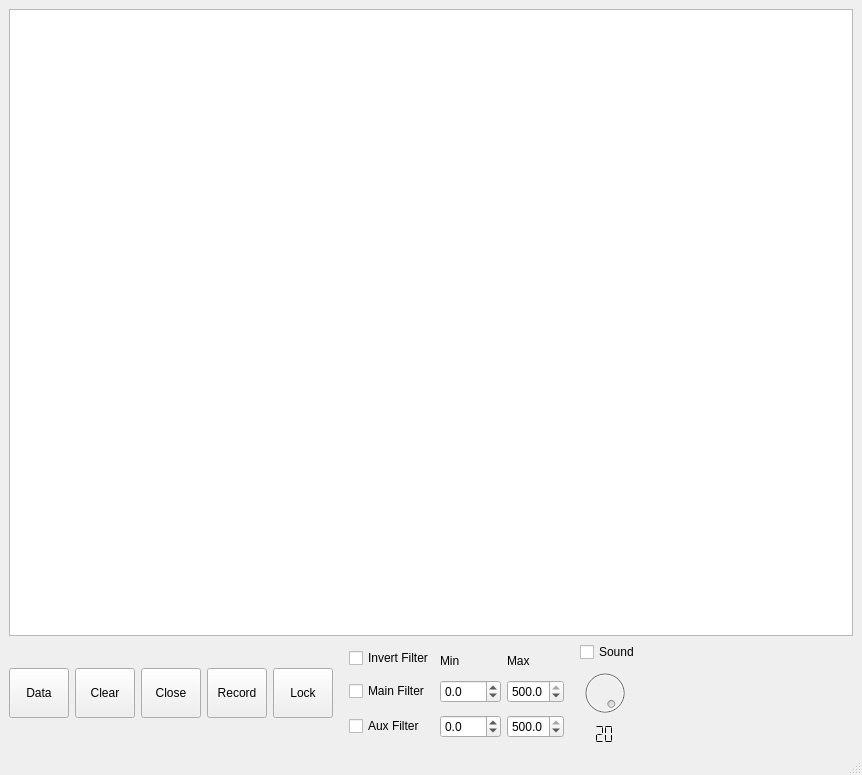
<?xml version="1.0" encoding="UTF-8"?>
<ui version="4.0">
 <class>DataStorage</class>
 <widget class="QMainWindow" name="DataStorage">
  <property name="geometry">
   <rect>
    <x>0</x>
    <y>0</y>
    <width>862</width>
    <height>775</height>
   </rect>
  </property>
  <property name="windowTitle">
   <string>MainWindow</string>
  </property>
  <widget class="QWidget" name="centralwidget">
   <layout class="QVBoxLayout" name="verticalLayout_2">
    <item>
     <widget class="QTableWidget" name="tableWidget">
      <property name="supportedDragActions">
       <set>Qt::DropAction::CopyAction</set>
      </property>
     </widget>
    </item>
    <item>
     <layout class="QHBoxLayout" name="horizontalLayout">
      <item>
       <widget class="QPushButton" name="pB_export">
        <property name="minimumSize">
         <size>
          <width>60</width>
          <height>50</height>
         </size>
        </property>
        <property name="maximumSize">
         <size>
          <width>60</width>
          <height>50</height>
         </size>
        </property>
        <property name="toolTip">
         <string>Export Data</string>
        </property>
        <property name="toolTipDuration">
         <number>5000</number>
        </property>
        <property name="text">
         <string>Data</string>
        </property>
        <property name="iconSize">
         <size>
          <width>48</width>
          <height>40</height>
         </size>
        </property>
       </widget>
      </item>
      <item>
       <widget class="QPushButton" name="pB_clear">
        <property name="minimumSize">
         <size>
          <width>60</width>
          <height>50</height>
         </size>
        </property>
        <property name="maximumSize">
         <size>
          <width>60</width>
          <height>50</height>
         </size>
        </property>
        <property name="sizeIncrement">
         <size>
          <width>0</width>
          <height>0</height>
         </size>
        </property>
        <property name="toolTip">
         <string>Clear Data</string>
        </property>
        <property name="toolTipDuration">
         <number>5000</number>
        </property>
        <property name="text">
         <string>Clear</string>
        </property>
        <property name="iconSize">
         <size>
          <width>48</width>
          <height>40</height>
         </size>
        </property>
       </widget>
      </item>
      <item>
       <widget class="QPushButton" name="pB_close">
        <property name="minimumSize">
         <size>
          <width>60</width>
          <height>50</height>
         </size>
        </property>
        <property name="maximumSize">
         <size>
          <width>60</width>
          <height>50</height>
         </size>
        </property>
        <property name="toolTip">
         <string>Close the windows</string>
        </property>
        <property name="toolTipDuration">
         <number>5000</number>
        </property>
        <property name="text">
         <string>Close</string>
        </property>
        <property name="iconSize">
         <size>
          <width>48</width>
          <height>40</height>
         </size>
        </property>
       </widget>
      </item>
      <item>
       <widget class="QPushButton" name="pB_Record">
        <property name="minimumSize">
         <size>
          <width>60</width>
          <height>50</height>
         </size>
        </property>
        <property name="maximumSize">
         <size>
          <width>60</width>
          <height>50</height>
         </size>
        </property>
        <property name="toolTip">
         <string>Record Data</string>
        </property>
        <property name="toolTipDuration">
         <number>5000</number>
        </property>
        <property name="text">
         <string>Record</string>
        </property>
        <property name="iconSize">
         <size>
          <width>48</width>
          <height>40</height>
         </size>
        </property>
       </widget>
      </item>
      <item>
       <widget class="QPushButton" name="pB_lockScroll">
        <property name="minimumSize">
         <size>
          <width>60</width>
          <height>50</height>
         </size>
        </property>
        <property name="maximumSize">
         <size>
          <width>60</width>
          <height>50</height>
         </size>
        </property>
        <property name="toolTip">
         <string>Lock scroll</string>
        </property>
        <property name="toolTipDuration">
         <number>5000</number>
        </property>
        <property name="text">
         <string>Lock</string>
        </property>
        <property name="iconSize">
         <size>
          <width>48</width>
          <height>40</height>
         </size>
        </property>
       </widget>
      </item>
      <item>
       <layout class="QGridLayout" name="gridLayout">
        <property name="leftMargin">
         <number>10</number>
        </property>
        <property name="rightMargin">
         <number>10</number>
        </property>
        <item row="1" column="0">
         <widget class="QCheckBox" name="cB_Filter_main">
          <property name="text">
           <string>Main Filter</string>
          </property>
         </widget>
        </item>
        <item row="2" column="2">
         <widget class="QDoubleSpinBox" name="dSB_aux_max">
          <property name="decimals">
           <number>1</number>
          </property>
          <property name="maximum">
           <double>500.000000000000000</double>
          </property>
          <property name="value">
           <double>500.000000000000000</double>
          </property>
         </widget>
        </item>
        <item row="2" column="0">
         <widget class="QCheckBox" name="cB_Filter_aux">
          <property name="text">
           <string>Aux Filter</string>
          </property>
         </widget>
        </item>
        <item row="1" column="2">
         <widget class="QDoubleSpinBox" name="dSB_main_max">
          <property name="decimals">
           <number>1</number>
          </property>
          <property name="maximum">
           <double>500.000000000000000</double>
          </property>
          <property name="value">
           <double>500.000000000000000</double>
          </property>
         </widget>
        </item>
        <item row="1" column="1">
         <widget class="QDoubleSpinBox" name="dSB_main_min">
          <property name="decimals">
           <number>1</number>
          </property>
          <property name="minimum">
           <double>-500.000000000000000</double>
          </property>
          <property name="maximum">
           <double>500.000000000000000</double>
          </property>
         </widget>
        </item>
        <item row="2" column="1">
         <widget class="QDoubleSpinBox" name="dSB_aux_min">
          <property name="decimals">
           <number>1</number>
          </property>
          <property name="minimum">
           <double>-500.000000000000000</double>
          </property>
          <property name="maximum">
           <double>500.000000000000000</double>
          </property>
         </widget>
        </item>
        <item row="0" column="1">
         <widget class="QLabel" name="label">
          <property name="text">
           <string>Min</string>
          </property>
          <property name="alignment">
           <set>Qt::AlignmentFlag::AlignBottom|Qt::AlignmentFlag::AlignLeading|Qt::AlignmentFlag::AlignLeft</set>
          </property>
         </widget>
        </item>
        <item row="0" column="2">
         <widget class="QLabel" name="label_2">
          <property name="text">
           <string>Max</string>
          </property>
          <property name="alignment">
           <set>Qt::AlignmentFlag::AlignBottom|Qt::AlignmentFlag::AlignLeading|Qt::AlignmentFlag::AlignLeft</set>
          </property>
         </widget>
        </item>
        <item row="0" column="0">
         <widget class="QCheckBox" name="cBInvertFilter">
          <property name="text">
           <string>Invert Filter</string>
          </property>
         </widget>
        </item>
       </layout>
      </item>
      <item>
       <layout class="QVBoxLayout" name="verticalLayout">
        <item>
         <widget class="QCheckBox" name="cB_sound">
          <property name="text">
           <string>Sound</string>
          </property>
         </widget>
        </item>
        <item>
         <widget class="QDial" name="dial_volume">
          <property name="enabled">
           <bool>false</bool>
          </property>
          <property name="maximumSize">
           <size>
            <width>50</width>
            <height>50</height>
           </size>
          </property>
          <property name="toolTip">
           <string>Sound volume</string>
          </property>
          <property name="toolTipDuration">
           <number>5000</number>
          </property>
          <property name="maximum">
           <number>20</number>
          </property>
          <property name="pageStep">
           <number>1</number>
          </property>
          <property name="value">
           <number>20</number>
          </property>
          <property name="invertedAppearance">
           <bool>false</bool>
          </property>
          <property name="invertedControls">
           <bool>false</bool>
          </property>
         </widget>
        </item>
        <item>
         <widget class="QLCDNumber" name="lcdNumber">
          <property name="maximumSize">
           <size>
            <width>50</width>
            <height>20</height>
           </size>
          </property>
          <property name="styleSheet">
           <string notr="true">border: none;</string>
          </property>
          <property name="digitCount">
           <number>2</number>
          </property>
          <property name="segmentStyle">
           <enum>QLCDNumber::SegmentStyle::Flat</enum>
          </property>
          <property name="value" stdset="0">
           <double>20.000000000000000</double>
          </property>
          <property name="intValue" stdset="0">
           <number>20</number>
          </property>
         </widget>
        </item>
       </layout>
      </item>
      <item>
       <spacer name="horizontalSpacer">
        <property name="orientation">
         <enum>Qt::Orientation::Horizontal</enum>
        </property>
        <property name="sizeHint" stdset="0">
         <size>
          <width>40</width>
          <height>20</height>
         </size>
        </property>
       </spacer>
      </item>
     </layout>
    </item>
   </layout>
  </widget>
  <widget class="QMenuBar" name="menubar">
   <property name="geometry">
    <rect>
     <x>0</x>
     <y>0</y>
     <width>862</width>
     <height>30</height>
    </rect>
   </property>
  </widget>
  <widget class="QStatusBar" name="statusbar"/>
 </widget>
 <resources/>
 <connections>
  <connection>
   <sender>cB_sound</sender>
   <signal>toggled(bool)</signal>
   <receiver>dial_volume</receiver>
   <slot>setEnabled(bool)</slot>
   <hints>
    <hint type="sourcelabel">
     <x>405</x>
     <y>658</y>
    </hint>
    <hint type="destinationlabel">
     <x>637</x>
     <y>688</y>
    </hint>
   </hints>
  </connection>
  <connection>
   <sender>dial_volume</sender>
   <signal>valueChanged(int)</signal>
   <receiver>lcdNumber</receiver>
   <slot>display(int)</slot>
   <hints>
    <hint type="sourcelabel">
     <x>648</x>
     <y>656</y>
    </hint>
    <hint type="destinationlabel">
     <x>659</x>
     <y>708</y>
    </hint>
   </hints>
  </connection>
 </connections>
</ui>
